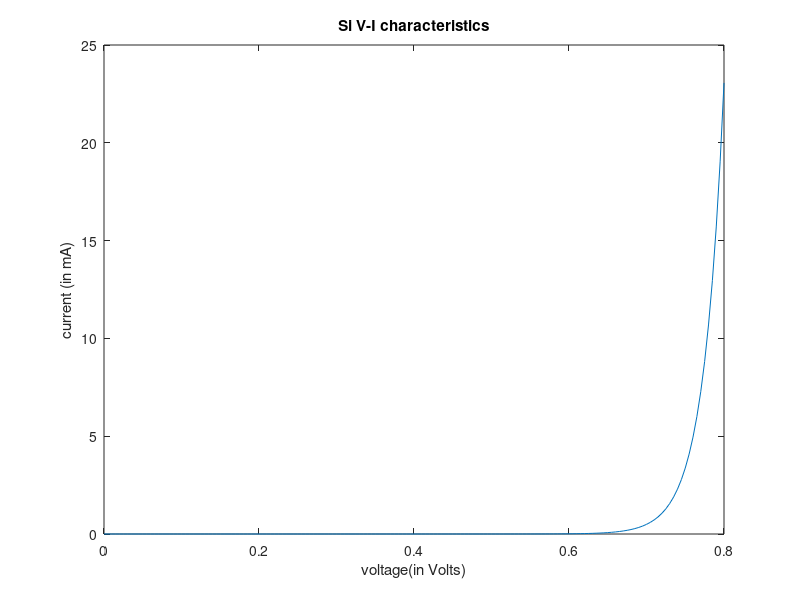

Source code (MATLAB):
clear all

Voltage  = 0:0.005:.8 ;

IO = 1.0E-12; 
n= 1;
Vt = .026 ;
I = IO*(exp(Voltage/(n*Vt)) - 1) ;
plot(Voltage , I)
title('Si V-I characteristics');

xlabel('voltage(in Volts)');
ylabel('current (in mA)');


